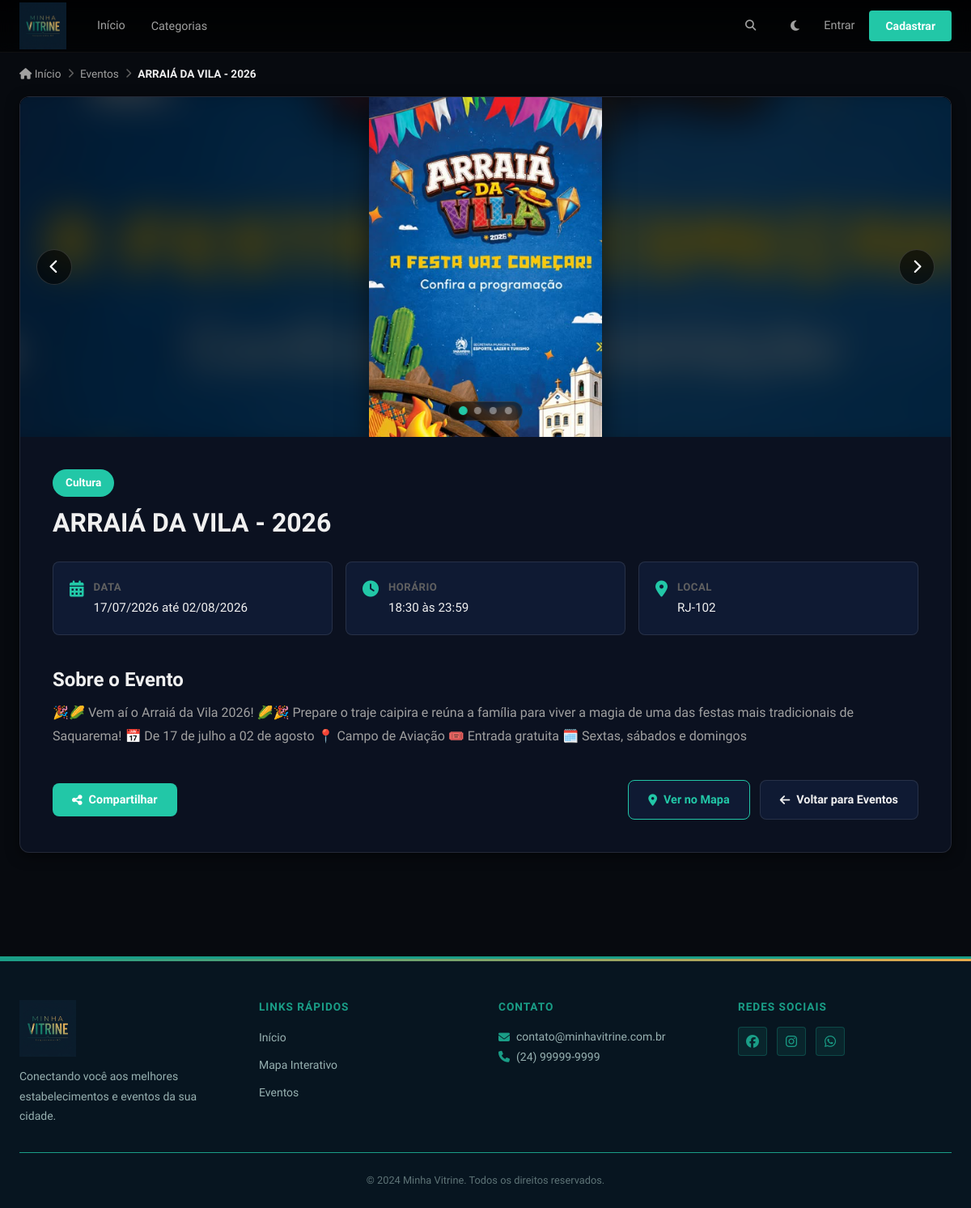
The app's page /evento/1/ with its own data.
### apps/core/models.py (models this page shows, shortened)
class Evento(models.Model):
    TIPO_CHOICES = [
        ('gastronomia', 'Gastronomia'),
        ('moda', 'Moda'),
        ('cultura', 'Cultura'),
        ('esporte', 'Esporte'),
        ('educacao', 'Educação'),
        ('tecnologia', 'Tecnologia'),
        ('outro', 'Outro'),
    ]
    nome = models.CharField(max_length=200, verbose_name="Nome do Evento")
    tipo = models.CharField(max_length=50, choices=TIPO_CHOICES,
                            default='outro', verbose_name="Tipo de Evento")
    descricao = models.TextField(verbose_name="Descrição")
    localizacao = models.CharField(max_length=300, verbose_name="Localização")
    latitude = models.DecimalField(
        max_digits=9, decimal_places=6, null=True, blank=True)
    longitude = models.DecimalField(
        max_digits=9, decimal_places=6, null=True, blank=True)
    data_inicio = models.DateField(verbose_name="Data de Início")
    hora_inicio = models.TimeField(verbose_name="Hora de Início")
    data_fim = models.DateField(
        null=True, blank=True, verbose_name="Data de Término")
    hora_fim = models.TimeField(
        null=True, blank=True, verbose_name="Hora de Término")
    banner = models.ImageField(upload_to='eventos/', blank=True, null=True)
    ativo = models.BooleanField(default=True)
    destaque = models.BooleanField(
        default=False, verbose_name="Evento em destaque")
    criado_em = models.DateTimeField(auto_now_add=True)
    atualizado_em = models.DateTimeField(auto_now=True)
    criado_por = models.ForeignKey(
        User, on_delete=models.SET_NULL, null=True, related_name='eventos_criados')
    class Meta:
        verbose_name = 'Evento'
        verbose_name_plural = 'Eventos'
        ordering = ['data_inicio', 'hora_inicio']
    def get_datetime_fim(self):
        d = self.data_fim or self.data_inicio
        t = self.hora_fim if self.hora_fim is not None else time(23, 59, 59)
        dt = datetime.combine(d, t)
        if timezone.is_naive(dt):
            dt = timezone.make_aware(dt, timezone.get_current_timezone())
        return dt
    def esta_encerrado(self):
        return timezone.now() > self.get_datetime_fim()

class FotoEvento(models.Model):
    evento = models.ForeignKey(
        Evento, on_delete=models.CASCADE, related_name='fotos')
    imagem = models.ImageField(upload_to='eventos/fotos/')
    legenda = models.CharField(max_length=200, blank=True)
    ordem = models.IntegerField(default=0)
    criado_em = models.DateTimeField(auto_now_add=True)
    class Meta:
        verbose_name = 'Foto do Evento'
        verbose_name_plural = 'Fotos dos Eventos'
        ordering = ['ordem', '-criado_em']

### apps/core/views.py (the view)
# urls.py: path('evento/<int:id>/', views.evento_detalhe, name='evento_detalhe'),
def evento_detalhe(request, id):
    purge_eventos_expirados()
    evento = get_object_or_404(Evento.objects.prefetch_related('fotos'), id=id, ativo=True)
    if evento.esta_encerrado():
        raise Http404('Evento encerrado.')
    context = {
        'evento': evento,
    }
    return render(request, 'core/evento_detalhe.html', context)

### apps/core/context_processors.py (called while the page is built)
def categorias_ativas(request):
    return {
        'categorias': Categoria.objects.filter(ativo=True).order_by('nome')
    }

### apps/core/views.py (called while the page is built)
def purge_eventos_expirados():
    from django.utils import timezone
    agora = timezone.now()
    for evento in Evento.objects.filter(ativo=True):
        fim = evento.get_datetime_fim()
        if agora > fim + timedelta(hours=24):
            if evento.banner:
                evento.banner.delete(save=False)
            evento.delete()

### templates/core/evento_detalhe.html (shortened to what this page needs)
{% extends 'base.html' %}
{% block content %}
<div class="evento-detalhes-page">
    <div class="container">
        <nav aria-label="breadcrumb" class="breadcrumb">
            <a href="{% url 'home' %}"><i class="fas fa-home"></i> Início</a>
            <span class="breadcrumb-sep"><i class="fas fa-chevron-right"></i></span>
            <a href="{% url 'eventos' %}">Eventos</a>
            <span class="breadcrumb-sep"><i class="fas fa-chevron-right"></i></span>
            <span class="breadcrumb-current">{{ evento.nome }}</span>
        </nav>
        <div class="evento-detalhes-card">
            {% if evento.banner or evento.fotos.all %}
                <div class="evento-slider-container">
                    <div class="evento-slider">
                        {% if evento.banner %}
                            <div class="evento-slide active">
                                <img src="{{ evento.banner.url }}" alt="{{ evento.nome }}" class="evento-banner-img">
                            </div>
                        {% endif %}
                    </div>
                    {% if evento.fotos.all %}
                        <button type="button" class="slider-btn prev-btn" aria-label="Anterior">
                            <i class="fas fa-chevron-left"></i>
                        </button>
                        <button type="button" class="slider-btn next-btn" aria-label="Próximo">
                            <i class="fas fa-chevron-right"></i>
                        </button>
                        <div class="slider-indicators">
                            {% if evento.banner %}
                                <span class="indicator active" data-slide-to="0"></span>
                            {% endif %}
                            {% for foto in evento.fotos.all %}
                                <span class="indicator {% if not evento.banner and forloop.first %}active{% endif %}" data-slide-to="{% if evento.banner %}{{ forloop.counter }}{% else %}{{ forloop.counter0 }}{% endif %}"></span>
                            {% endfor %}
                        </div>
                    {% endif %}
                </div>
            {% endif %}
            <div class="evento-detalhes-content">
                <span class="evento-tipo-badge">{{ evento.get_tipo_display }}</span>
                <h1>{{ evento.nome }}</h1>
                <div class="evento-meta">
                    <div class="meta-item">
                        <i class="fas fa-calendar-alt"></i>
                        <div>
                            <strong>Data</strong>
                            <p>{{ evento.data_inicio|date:"d/m/Y" }}{% if evento.data_fim %} até {{ evento.data_fim|date:"d/m/Y" }}{% endif %}</p>
                        </div>
                    </div>
                    <div class="meta-item">
                        <i class="fas fa-clock"></i>
                        <div>
                            <strong>Horário</strong>
                            <p>{{ evento.hora_inicio|time:"H:i" }}{% if evento.hora_fim %} às {{ evento.hora_fim|time:"H:i" }}{% endif %}</p>
                        </div>
                    </div>
                    <div class="meta-item">
                        <i class="fas fa-map-marker-alt"></i>
                        <div>
                            <strong>Local</strong>
                            <p>{{ evento.localizacao }}</p>
                        </div>
                    </div>
                </div>
                <div class="evento-descricao-section">
                    <h2>Sobre o Evento</h2>
                    <p>{{ evento.descricao }}</p>
                </div>
                <div class="evento-actions">
                    <div class="evento-actions-left">
                        <div class="share-wrap" id="shareWrap">
                            <button type="button" class="btn-compartilhar" id="btnCompartilhar" aria-expanded="false" aria-haspopup="true">
                                <i class="fas fa-share-alt"></i> Compartilhar
                            </button>
                        </div>
                    </div>
                    <div class="evento-actions-right">
                        <a href="{% url 'mapa_interativo' %}?evento={{ evento.id }}" class="btn-ver-mapa">
                            <i class="fas fa-map-marker-alt"></i> Ver no Mapa
                        </a>
                        <a href="{% url 'eventos' %}" class="btn-voltar">
                            <i class="fas fa-arrow-left"></i> Voltar para Eventos
                        </a>
                    </div>
                </div>
            </div>
        </div>
    </div>
</div>
{% endblock %}

### templates/core/evento_detalhe.html (style rules this page uses)
.evento-slider-container { position: relative; width: 100%; height: 420px; overflow: hidden; background: #000; }
.evento-slider { position: relative; width: 100%; height: 100%; }
.evento-slide { position: absolute; inset: 0; opacity: 0; transition: opacity 0.5s ease-in-out; display: flex; justify-content: center; align-items: center; background: #000; overflow: hidden; }
.evento-slide.active { opacity: 1; z-index: 1; }
.evento-banner-img { position: relative; max-width: 100%; max-height: 100%; object-fit: contain; z-index: 2; box-shadow: 0 10px 30px rgba(0,0,0,0.5); }
.slider-btn { position: absolute; top: 50%; transform: translateY(-50%); width: 44px; height: 44px; border-radius: 50%; background: rgba(0, 0, 0, 0.6); border: 1px solid rgba(255, 255, 255, 0.15); color: #fff; font-size: 1.1rem; display: flex; align-items: center; justify-content: center; cursor: pointer; z-index: 10; transition: all var(--transition); }
.prev-btn { left: 1.25rem; }
.next-btn { right: 1.25rem; }
.slider-indicators { position: absolute; bottom: 1.25rem; left: 50%; transform: translateX(-50%); display: flex; gap: 0.6rem; z-index: 10; background: rgba(0, 0, 0, 0.5); padding: 0.4rem 0.8rem; border-radius: var(--radius-pill); backdrop-filter: blur(8px); border: 1px solid rgba(255, 255, 255, 0.1); }
.slider-indicators .indicator { width: 9px; height: 9px; border-radius: 50%; background: rgba(255, 255, 255, 0.4); cursor: pointer; transition: all var(--transition); }
.slider-indicators .indicator.active { background: var(--primary); transform: scale(1.2); }

### records on screen
Evento: nome "ARRAIÁ DA VILA - 2026", banner (picture), tipo "Cultura", data_inicio "17/07/2026", data_fim "02/08/2026", hora_inicio "18:30", hora_fim "23:59", localizacao "RJ-102", descricao "🎉🌽 Vem aí o Arraiá da Vila 2026! 🌽🎉 Prepare o traje caipira e reúna a família para viver a magia de uma das festas mais tradicionais de Saquarema! 📅 De 17 de julho a 02 de agosto 📍 Campo de Aviação 🎟️ Entrada gratuita 🗓️ Sextas, sábados e domingos"
